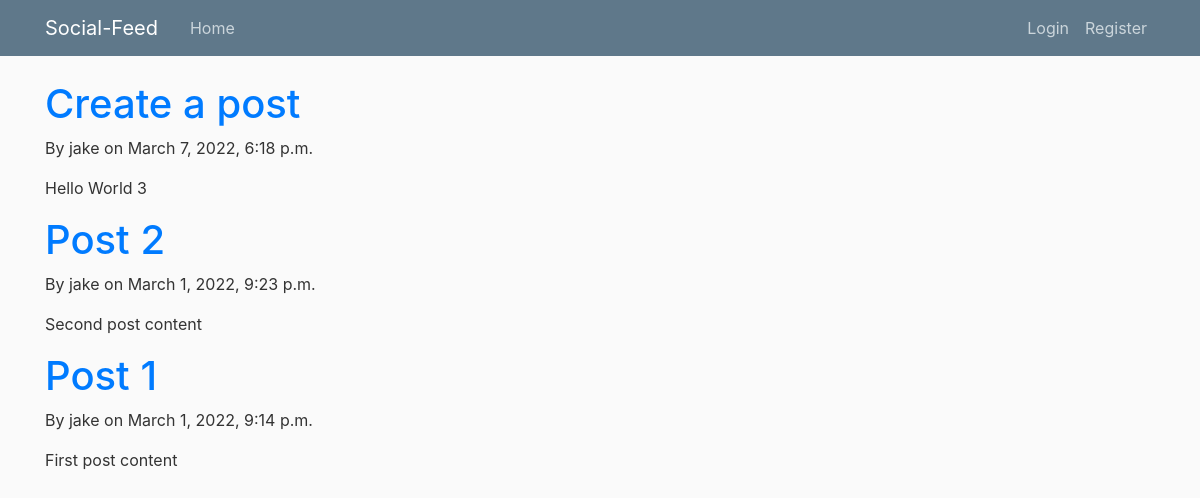
Before: / with the older database file.
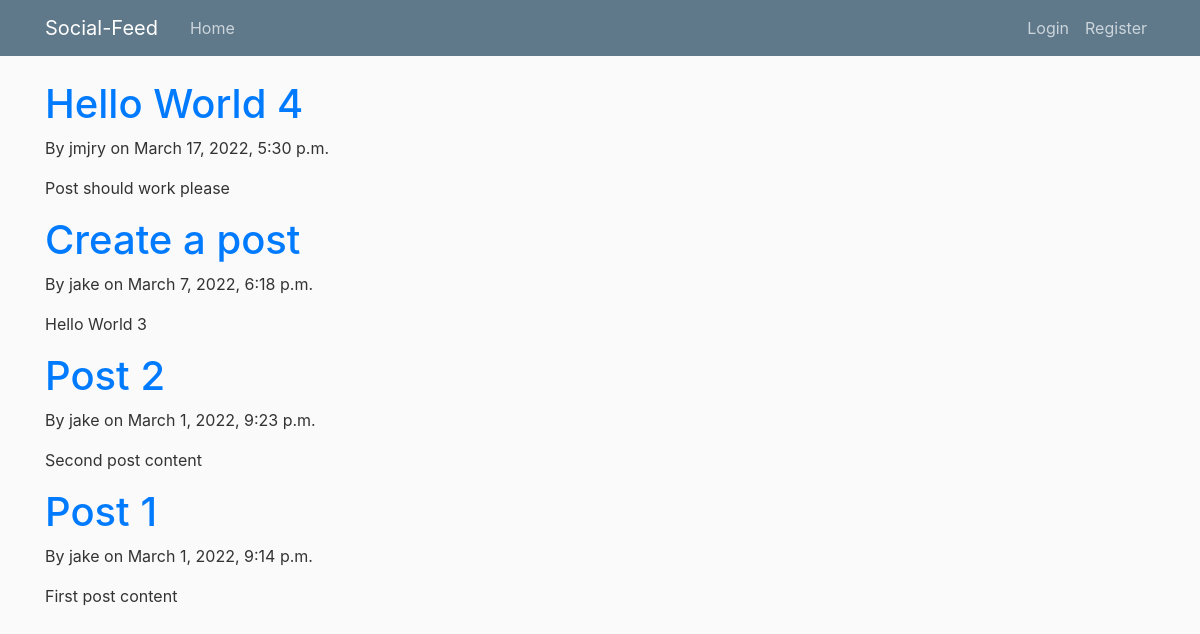
After: the same page with the newer database file.
### feed/models.py (models this page shows, shortened)
class Post(models.Model):
    title = models.CharField(max_length=100)
    content = models.TextField(max_length=200)
    date_posted = models.DateTimeField(default=timezone.now)
    author = models.ForeignKey(User, on_delete=models.CASCADE)

### feed/views.py (the view)
# urls.py: path("", PostListView.as_view(), name="feed-home"),
class PostListView(ListView):
    model = Post
    template_name = "feed/home.html"
    context_object_name = "posts"
    ordering = ["-date_posted"]

### feed/templates/feed/home.html
{%extends "feed/base.html"%}
{%block content%}
    {%for post in posts%}
        <h1>
            <a href="{% url 'post-detail' post.id %}">{{ post.title }}</a>
        </h1>
        <p> By {{ post.author }} on {{ post.date_posted }}</p>
        <p>{{ post.content }}</p>
    {%endfor%}
{%endblock content%}

### feed/templates/feed/base.html (shortened to what this page needs)
{%load static%}
<!DOCTYPE html>
<html lang="en">
<head>
    <link rel="stylesheet" href="https://maxcdn.bootstrapcdn.com/bootstrap/4.0.0/css/bootstrap.min.css">
    <link rel="stylesheet" href="{% static 'feed/main.css' %}">
</head>
<body>
    <header class="site-header">
        <nav class="navbar navbar-expand-md navbar-dark bg-steel fixed-top">
        <div class="container">
            <a class="navbar-brand mr-4" href="/">Social-Feed</a>
            <div class="collapse navbar-collapse" id="navbarToggle">
            <div class="navbar-nav mr-auto">
                <a class="nav-item nav-link" href="{% url 'feed-home' %}">Home</a>
            </div>
            <div class="navbar-nav">
                {% if user.is_authenticated %}
                    <a class="nav-item nav-link" href="{% url 'profile' %}">Profile</a>
                    <a class="nav-item nav-link" href="{% url 'logout' %}">Logout</a>
                {% else %}
                    <a class="nav-item nav-link" href="{% url 'login' %}">Login</a>
                    <a class="nav-item nav-link" href="{% url 'register' %}">Register</a>
                {% endif %}
            </div>
            </div>
        </div>
        </nav>
    </header>
    <main role = "main" class = "container">
        {% block content %}{% endblock %}
    </main>
</body>
</html>

### feed/static/feed/main.css (style rules this page uses)
body { background: #fafafa; color: #333333; margin-top: 5rem; }
h1, h2, h3, h4, h5, h6 { color: #444444; }
.bg-steel { background-color: #5f788a; }
.site-header .navbar-nav .nav-link { color: #cbd5db; }

Changed rows visible on the page:
added Post: title "Hello World 4", author "jmjry", date_posted "March 17, 2022, 5:30 p.m.", content "Post should work please"
